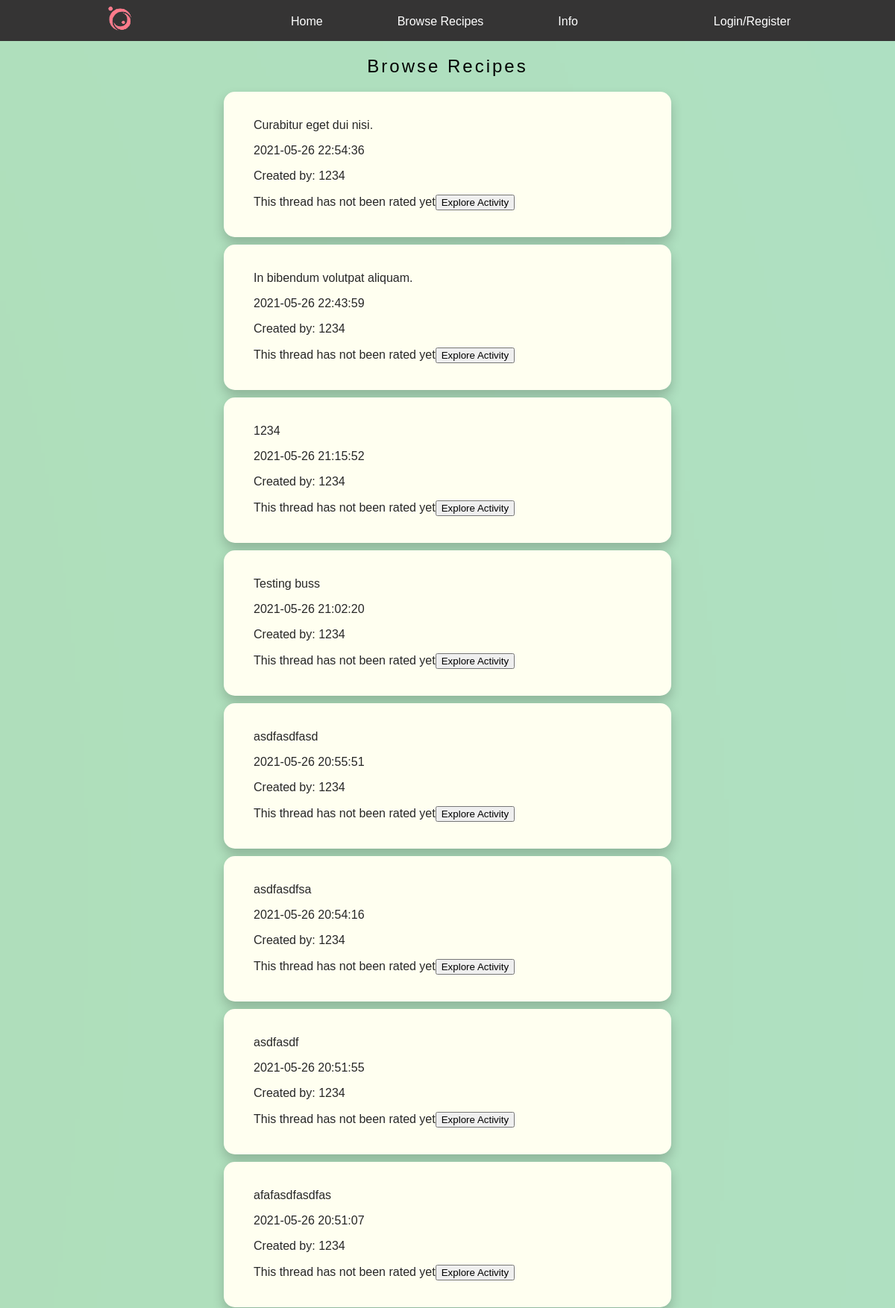
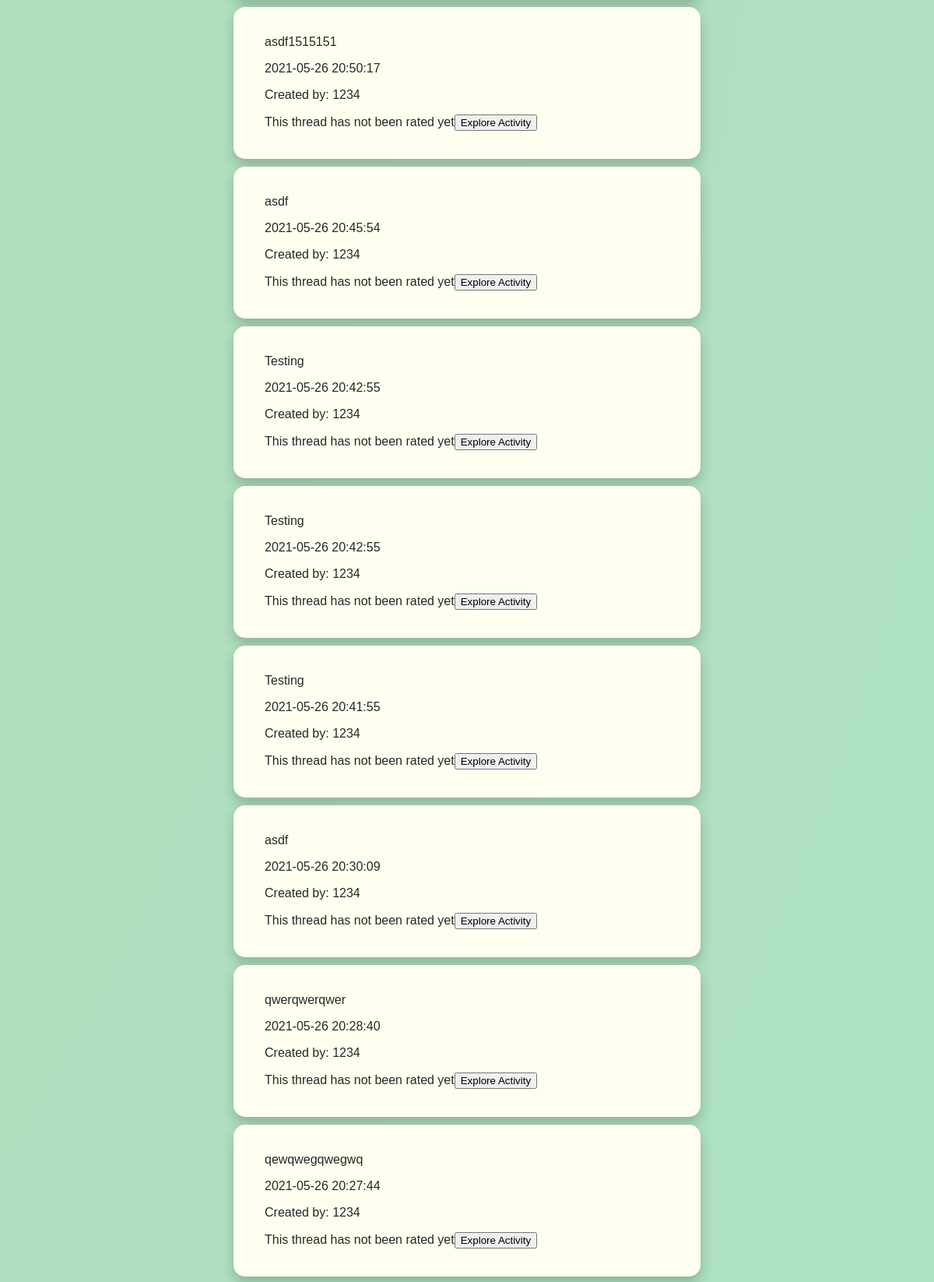
The app's page /views/home.php (upper part) with its own data (2 pictures, top to bottom).
### tables this page shows
CREATE TABLE "threads" (
	"tid"	INTEGER NOT NULL,
	"uid"	TEXT NOT NULL,
	"topic"	TEXT,
	"category"	TEXT,
	"enviroment"	TEXT,
	"threadText"	TEXT,
	"date"	TEXT,
	"image_id"	INTEGER,
	"rating"	INTEGER,
	FOREIGN KEY("image_id") REFERENCES "images"("image_id"),
	PRIMARY KEY("tid" AUTOINCREMENT)
);

CREATE TABLE "users" (
	"uid"	INTEGER NOT NULL,
	"username"	TEXT NOT NULL,
	"email"	TEXT NOT NULL,
	"password"	TEXT NOT NULL,
	"salt"	TEXT NOT NULL,
	"date"	TEXT NOT NULL,
	PRIMARY KEY("uid" AUTOINCREMENT)
);

### home.inc.php (called while the page is built, shortened)
<?php
function getUsername($uid) {
    $db = new SQLite3('../db/databas.db');
    $sql = "SELECT * FROM users WHERE uid=:uid";
    $stmt=$db->prepare($sql);
    $stmt->bindParam(':uid', $uid, SQLITE3_TEXT);
    $result = $stmt->execute();
    $row = $result->fetchArray(SQLITE3_TEXT);
    return $row['username'];
}

### setAndGetActivity.inc.php (the view, shortened to what this page needs)
<?php
function getThreads(){
    $db = new SQLite3('../db/databas.db');
    $sql = "SELECT * FROM threads ORDER BY tid DESC";
    $stmt=$db->prepare($sql);
    $stmt->bindParam(':tid', $tid, SQLITE3_TEXT);
    $stmt->bindParam(':uid', $uid, SQLITE3_TEXT);
    $stmt->bindParam(':topic', $topic, SQLITE3_TEXT);
    $stmt->bindParam(':date', $date, SQLITE3_TEXT);
    $stmt->bindParam(':threadText',$threadText,SQLITE3_TEXT);
    $result = $stmt->execute();
        while($row = $result->fetchArray(SQLITE3_TEXT)){
            $tidthread = $row['tid'];
            echo "<div class='comment-box'>";
            echo "<form id='GoToThreadForm' class='form' method='POST' action='".GoToNextPage($tidthread)."'>";
            echo "<p class='postedThreadTopic'>".$row['topic']."</p>";
            echo "<p class='postedCommentDate'>".$row['date']."</p>";
            echo "<p class='postedThreadUsername'>Created by: ".getUsername($row['uid'])."</p>";
            if($row['rating'] == NULL || $row['rating'] == 'NAN'){
                echo "This thread has not been rated yet";
            }else{
                echo "<p class='postedrating'>".$row['rating']."</p>";
            }
            echo "<button type ='submit' name='threadSubmit' value='$tidthread'>Explore Activity</button>";
            echo "</p></form></div>";
    }
}

### views/home.php (shortened to what this page needs)
<?php
    include '../home.inc.php';
    include '../setAndGetActivity.inc.php';
?>
<!DOCTYPE html>
<html lang="en">
<head>
    <link rel="stylesheet" href="../css/newstyle.css">
</head>
<body>
    <div id="BG">
        <?php
            if (isset($_SESSION['uid'])===true){
            include '../headers/loggedin.php';
            } else{
                include '../headers/notloggedin.php';
            }
        ?>
        <div class="textfield">
                <h2 class="boxhead">Browse Recipes</h2>
        </div>
            <?php
            getThreads();
            ?>
            </div>
</body>
</html>

### headers/notloggedin.php
<header>
            <ul>
                <li><a href="../views/onboarding.php">
                <img src="../images/logga.png" alt="logga" id="logga">
                </a></li>
                <li><a href="../views/homepage.php" class="choice" id="firstchoice">Home</a></li>
                <li><a href="../views/home.php" class="choice">Browse Recipes</a></li>
                <li><a href="../views/info.php" class="choice">Info</a> </li>
                <li><a href="../views/loginreg.php" class="choice" id="lastchoice">Login/Register</a></li>
            </ul>
        </header>

### css/newstyle.css (style rules this page uses)
* { box-sizing: border-box; }
body { font-family: 'Montserrat', sans-serif; }
body,html { height: 100%; }
#BG { background-image: url("../images/BG.png"); background-size: 50%; height: 100%; max-height:fit-content; overflow: scroll; display:block; position: relative; background-position: center; background-repeat: no-repeat; background-size: cover; width: 100%; position: fixed; top: 0; left: 0; }
header { display: block; background-color: #353434; width: inherit; height: 55px; }
ul { list-style-type: none; margin: 0; padding: 0; display: block; }
li { float: left; }
#logga { margin-top: 5px; width: 55px; margin-left: 135px; }
#firstchoice { margin-left: 180px; }
.choice { display: block; padding: 20px; padding-bottom: 15.7px; margin-left: 60px; color: white; text-decoration:none; font-size: 12pt; font-weight: 200; }
#lastchoice { position: absolute; right: 10%; }
.comment-box { color: #272727;; width: 600px; padding: 20px; background-color: ivory; margin: 10px auto; border-radius: 15px; box-shadow: 0px 8px 16px 0px rgba(0,0,0,0.2); }

### css/box.css (style rules this page uses)
.boxhead { font-size: 18pt; font-weight: 300; }
.textfield { text-align: center; position: relative; margin-right: 0 auto; margin-left: 0 auto; color: black; letter-spacing: 3px; }
a { text-decoration: none; }

### css/activitybar.css (style rules this page uses)
* { box-sizing: border-box; }

### css/createrecipe.css (style rules this page uses)
form { margin-left: 20px; }

### records on screen
threads: topic "Curabitur eget dui nisi.", date "2021-05-26 22:54:36", uid.username "1234", shows "This thread has not been rated yet", $tidthread 30 (drawn)
threads: topic "In bibendum volutpat aliquam.", date "2021-05-26 22:43:59", uid.username "1234", shows "This thread has not been rated yet", $tidthread 29 (drawn)
threads: topic "1234", date "2021-05-26 21:15:52", uid.username "1234", shows "This thread has not been rated yet", $tidthread 28 (drawn)
threads: topic "Testing buss", date "2021-05-26 21:02:20", uid.username "1234", shows "This thread has not been rated yet", $tidthread 27 (drawn)
threads: topic "asdfasdfasd", date "2021-05-26 20:55:51", uid.username "1234", shows "This thread has not been rated yet", $tidthread 26 (drawn)
threads: topic "asdfasdfsa", date "2021-05-26 20:54:16", uid.username "1234", shows "This thread has not been rated yet", $tidthread 25 (drawn)
threads: topic "asdfasdf", date "2021-05-26 20:51:55", uid.username "1234", shows "This thread has not been rated yet", $tidthread 24 (drawn)
threads: topic "afafasdfasdfas", date "2021-05-26 20:51:07", uid.username "1234", shows "This thread has not been rated yet", $tidthread 23 (drawn)
threads: topic "asdf1515151", date "2021-05-26 20:50:17", uid.username "1234", shows "This thread has not been rated yet", $tidthread 22 (drawn)
threads: topic "asdf", date "2021-05-26 20:45:54", uid.username "1234", shows "This thread has not been rated yet", $tidthread 21 (drawn)
threads: topic "Testing", date "2021-05-26 20:42:55", uid.username "1234", shows "This thread has not been rated yet", $tidthread 20 (drawn)
threads: topic "Testing", date "2021-05-26 20:42:55", uid.username "1234", shows "This thread has not been rated yet", $tidthread 19 (drawn)
threads: topic "Testing", date "2021-05-26 20:41:55", uid.username "1234", shows "This thread has not been rated yet", $tidthread 18 (drawn)
threads: topic "asdf", date "2021-05-26 20:30:09", uid.username "1234", shows "This thread has not been rated yet", $tidthread 17 (drawn)
threads: topic "qwerqwerqwer", date "2021-05-26 20:28:40", uid.username "1234", shows "This thread has not been rated yet", $tidthread 16 (drawn)
threads: topic "qewqwegqwegwq", date "2021-05-26 20:27:44", uid.username "1234", shows "This thread has not been rated yet", $tidthread 15 (drawn)
